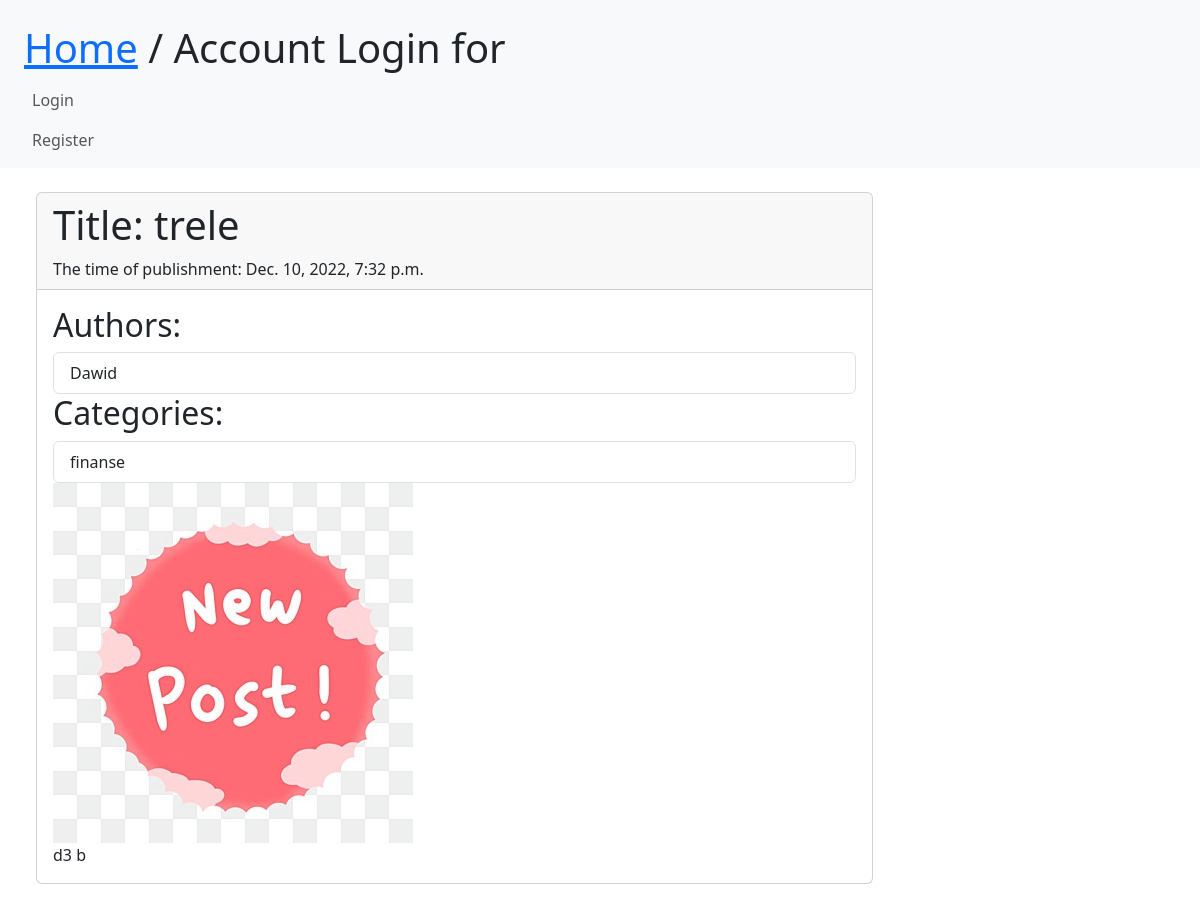
/releases/1/, run on the app's committed database.
### media/models.py (models this page shows, shortened)
class Release(models.Model):
    title = models.TextField(max_length=200)
    text = models.TextField(max_length=1200)
    category_release = models.ForeignKey(Category, on_delete=models.CASCADE)
    author_specialist = models.ForeignKey(User, on_delete=models.CASCADE, null=True)
    relimg = models.ImageField(upload_to='profile_images', default='test.png')
    date = models.DateTimeField(auto_now_add=True)

class Category(models.Model):
    name = models.CharField(max_length=64)
    def __str__(self):
        return self.name

### people/models.py (models this page shows)
class User(AbstractUser):
    def is_specialist(self):
        return self.groups.filter(name='Specialist').exists()

### media/views.py (the view)
# urls.py: path('releases/<int:pk>/', ReleaseDetailView.as_view(), name='detail_release'),
class ReleaseDetailView(View):
    def get(self, request, pk):
        released = Release.objects.get(pk=pk)
        return render(request, 'detailrelease.html', {'release': released})

### media/templates/detailrelease.html (shortened to what this page needs)
{% extends 'base.html' %}
{% block content %}
<div class="card w-75">
    <div class="card-header">
        <h1> Title: {{ release.title }}</h1>
        <div> The time of publishment: {{ release.date}}</div>
    </div>
    <div class="card-body">
             <h2> Authors:</h2>
        <ul class="list-group">
            <li class="list-group-item"> {{ release.author_specialist }}</li>
        </ul>
         <h2> Categories:</h2>
        <ul class="list-group">
            <li class="list-group-item">{{ release.category_release }}</li>
        </ul>
        <img src="/{{release.relimg}}" >
        <div> {{release.text}}</div>
    </div>
</div>
{% endblock %}

### data on the page
Release: title "trele", date "Dec. 10, 2022, 7:32 p.m.", author_specialist "Dawid", category_release "finanse", relimg (picture), text "d3 b"
